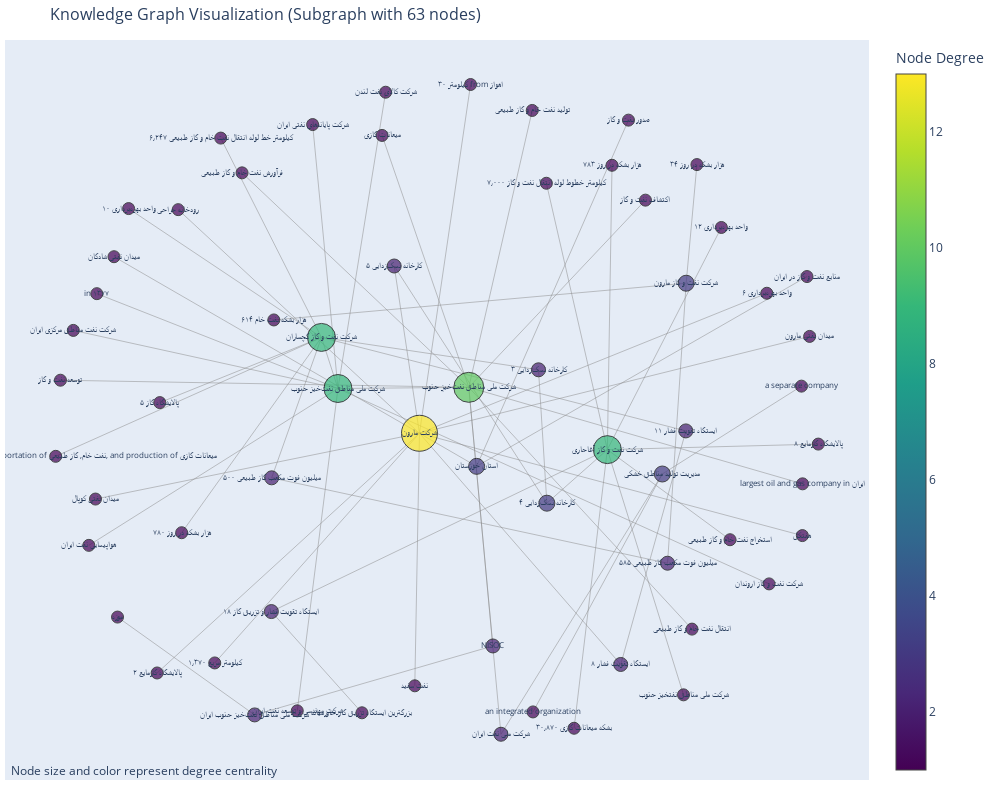

The cell this chart's notebook holds for it:
### Code cell
# visualize a smaller connected component
ccs = list(nx.connected_components(G))
ccs.sort(key=lambda x: len(x))


subgraph = G.subgraph(ccs[-2]).copy()

print(f"Visualizing the smaller connected component with {subgraph.number_of_nodes()} nodes and {subgraph.number_of_edges()} edges")

# Create layout
pos = nx.spring_layout(subgraph, k=1, iterations=50)

# Prepare edge traces
edge_x = []
edge_y = []
edge_info = []

for edge in subgraph.edges(data=True):
    x0, y0 = pos[edge[0]]
    x1, y1 = pos[edge[1]]
    edge_x.extend([x0, x1, None])
    edge_y.extend([y0, y1, None])
    
    edge_type = edge[2].get('type', 'unknown')
    if edge_type == 'synonymy':
        score = edge[2].get('score', 'N/A')
        edge_info.append(f"Synonymy (score: {score})")
    else:
        label = edge[2].get('label', 'relation')
        edge_info.append(f"Relation: {label}")

# Create edge trace
edge_trace = go.Scatter(
    x=edge_x, y=edge_y,
    line=dict(width=0.5, color='#888'),
    hoverinfo='none',
    mode='lines'
)

# Prepare node traces
node_x = []
node_y = []
node_text = []
node_color = []
node_size = []

for node in subgraph.nodes():
    x, y = pos[node]
    node_x.append(x)
    node_y.append(y)
    
    # Get node information
    label = subgraph.nodes[node]['label']
    degree = subgraph.degree(node)
    
    node_text.append(f"{label}<br>Degree: {degree}")
    # Color by degree
    node_color.append(degree)  
    # Size by degree
    node_size.append(10 + degree * 2)  

# Create node trace
node_trace = go.Scatter(x=node_x, y=node_y,
    mode='markers+text',
    hoverinfo='text',
    text=[subgraph.nodes[node]['label'] for node in subgraph.nodes()],
    textposition="middle center",
    textfont=dict(size=8),
    hovertext=node_text,
    marker=dict(
        size=node_size,
        color=node_color,
        colorscale='Viridis',
        showscale=True,
        colorbar=dict(title="Node Degree"),
        line=dict(width=1, color='black')
        )
)

fig = go.Figure(
    data=[edge_trace, node_trace],
    layout=go.Layout(
    title=f'Knowledge Graph Visualization (Subgraph with {subgraph.number_of_nodes()} nodes)',
    titlefont_size=16,
    showlegend=False,
    hovermode='closest',
    margin=dict(b=20,l=5,r=5,t=40),
    annotations=[ dict(
        text="Node size and color represent degree centrality",
        showarrow=False,
        xref="paper", yref="paper",
        x=0.005, y=-0.002,
        xanchor="left", yanchor="bottom",
        font=dict(size=12)
    )],
    xaxis=dict(showgrid=False, zeroline=False, showticklabels=False),
    yaxis=dict(showgrid=False, zeroline=False, showticklabels=False),
    width=1000,
    height=800)
)

fig.show()

### Figure 1 — Plotly figure (JSON) as saved in the notebook; plotly's stock layout.template omitted (floating-point values rounded to 4 significant figures; data arrays with more than 128 entries replaced by an {"elided": "..."} marker saying what was removed)
{"data": [{"hoverinfo": "none", "line": {"color": "#888", "width": 0.5}, "mode": "lines", "type": "scatter", "x": {"elided": "189 float values"}, "y": {"elided": "189 float values"}}, {"hoverinfo": "text", "hovertext": ["تولید نفت خام و گاز طبیعی<br>Degree: 1", "صدور نفت و گاز<br>Degree: 1", "۵ پالایشگاه گاز<br>Degree: 1", "هفتکل<br>Degree: 1", "۵ کارخانه نمکزدایی<br>Degree: 2", "۵۰۰ میلیون فوت مکعب گاز طبیعی<br>Degree: 2", "نفت سفید<br>Degree: 1", "استان خوزستان<br>Degree: 3", "۵۸۵ میلیون فوت مکعب گاز طبیعی<br>Degree: 2", "هواپیمایی نفت ایران<br>Degree: 1", "استخراج نفت خام و گاز طبیعی<br>Degree: 1", "۶ واحد بهرهبرداری<br>Degree: 1", "extraction, refining, and transportation of نفت خام, گاز طبیعی, and production of میعانات گازی<br>Degree: 1", "۶٫۲۴۷ کیلومتر خط لوله انتقال نفت خام و گاز طبیعی<br>Degree: 1", "۶۱۴ هزار بشکه نفت خام<br>Degree: 1", "اکتشاف نفت و گاز<br>Degree: 1", "مدیریت تولید مناطق خشکی<br>Degree: 3", "فرآورش نفت خام و گاز طبیعی<br>Degree: 1", "شرکت پایانههای نفتی ایران<br>Degree: 1", "میدان نفتی شادگان<br>Degree: 1", "میدان نفتی مارون<br>Degree: 1", "میدان نفتی کوپال<br>Degree: 1", "in ۱۳۷۷<br>Degree: 1", "۷٫۰۰۰ کیلومتر خطوط لوله انتقال نفت و گاز<br>Degree: 1", "۱۸ ایستگاه تقویت فشار و تزریق گاز<br>Degree: 2", "میعانات گازی<br>Degree: 1", "largest oil and gas company in ایران<br>Degree: 1", "۷۸۰ هزار بشکه در روز<br>Degree: 1", "۷۸۳ هزار بشکه در روز<br>Degree: 1", "۸ ایستگاه تقویت فشار<br>Degree: 2", "منابع نفت و گاز در ایران<br>Degree: 1", "۸ پالایشگاه گازمایع<br>Degree: 1", "۳ کارخانه نمکزدایی<br>Degree: 2", "۳۰ کیلومتر from اهواز<br>Degree: 1", "۳۰٫۸۷۰ بشکه میعانات گازی<br>Degree: 1", "انتقال نفت خام و گاز طبیعی<br>Degree: 1", "۱٫۳۷۰ کیلومتر مربع<br>Degree: 1", "۳۴ هزار بشکه در روز<br>Degree: 1", "NISOC<br>Degree: 2", "۱۰ واحد بهرهبرداری<br>Degree: 1", "رودخانه جراحی<br>Degree: 1", "۱۱ ایستگاه تقویت فشار<br>Degree: 2", "شرکت مارون<br>Degree: 13", "شرکت ملی مناطق نفتخیز جنوب<br>Degree: 1", "شرکت ملی مناطق نفتخیز جنوب<br>Degree: 9", "شرکت ملی مناطق نفتخیز جنوب ایران<br>Degree: 2", "شرکت ملی مناطق نفتخیزِ جنوب<br>Degree: 10", "شرکت ملی نفت ایران<br>Degree: 2", "شرکت مهندسی و توسعه نفت ایران<br>Degree: 1", "۱۲ واحد بهرهبرداری<br>Degree: 1", "۴ کارخانه نمکزدایی<br>Degree: 3", "شرکت نفت مناطق مرکزی ایران<br>Degree: 1", "شرکت نفت و گاز اروندان<br>Degree: 1", "توسعه نفت و گاز<br>Degree: 1", "شرکت نفت و گاز مارون<br>Degree: 3", "شرکت نفت و گاز گچساران<br>Degree: 9", "شرکت نفت و گاز آغاجاری<br>Degree: 9", "a separate company<br>Degree: 1", "شرکت کالای نفت لندن<br>Degree: 1", "۲ پالایشگاه گازمایع<br>Degree: 1", "بزرگترین ایستگاه تزریق گاز خاورمیانه<br>Degree: 1", "an integrated organization<br>Degree: 1", "موزه<br>Degree: 1"], "marker": {"color": [1, 1, 1, 1, 2, 2, 1, 3, 2, 1, 1, 1, 1, 1, 1, 1, 3, 1, 1, 1, 1, 1, 1, 1, 2, 1, 1, 1, 1, 2, 1, 1, 2, 1, 1, 1, 1, 1, 2, 1, 1, 2, 13, 1, 9, 2, 10, 2, 1, 1, 3, 1, 1, 1, 3, 9, 9, 1, 1, 1, 1, 1, 1], "colorbar": {"title": {"text": "Node Degree"}}, "colorscale": [[0, "#440154"], [0.1111, "#482878"], [0.2222, "#3e4989"], [0.3333, "#31688e"], [0.4444, "#26828e"], [0.5556, "#1f9e89"], [0.6667, "#35b779"], [0.7778, "#6ece58"], [0.8889, "#b5de2b"], [1, "#fde725"]], "line": {"color": "black", "width": 1}, "showscale": true, "size": [12, 12, 12, 12, 14, 14, 12, 16, 14, 12, 12, 12, 12, 12, 12, 12, 16, 12, 12, 12, 12, 12, 12, 12, 14, 12, 12, 12, 12, 14, 12, 12, 14, 12, 12, 12, 12, 12, 14, 12, 12, 14, 36, 12, 28, 14, 30, 14, 12, 12, 16, 12, 12, 12, 16, 28, 28, 12, 12, 12, 12, 12, 12]}, "mode": "markers+text", "text": ["تولید نفت خام و گاز طبیعی", "صدور نفت و گاز", "۵ پالایشگاه گاز", "هفتکل", "۵ کارخانه نمکزدایی", "۵۰۰ میلیون فوت مکعب گاز طبیعی", "نفت سفید", "استان خوزستان", "۵۸۵ میلیون فوت مکعب گاز طبیعی", "هواپیمایی نفت ایران", "استخراج نفت خام و گاز طبیعی", "۶ واحد بهرهبرداری", "extraction, refining, and transportation of نفت خام, گاز طبیعی, and production of میعانات گازی", "۶٫۲۴۷ کیلومتر خط لوله انتقال نفت خام و گاز طبیعی", "۶۱۴ هزار بشکه نفت خام", "اکتشاف نفت و گاز", "مدیریت تولید مناطق خشکی", "فرآورش نفت خام و گاز طبیعی", "شرکت پایانههای نفتی ایران", "میدان نفتی شادگان", "میدان نفتی مارون", "میدان نفتی کوپال", "in ۱۳۷۷", "۷٫۰۰۰ کیلومتر خطوط لوله انتقال نفت و گاز", "۱۸ ایستگاه تقویت فشار و تزریق گاز", "میعانات گازی", "largest oil and gas company in ایران", "۷۸۰ هزار بشکه در روز", "۷۸۳ هزار بشکه در روز", "۸ ایستگاه تقویت فشار", "منابع نفت و گاز در ایران", "۸ پالایشگاه گازمایع", "۳ کارخانه نمکزدایی", "۳۰ کیلومتر from اهواز", "۳۰٫۸۷۰ بشکه میعانات گازی", "انتقال نفت خام و گاز طبیعی", "۱٫۳۷۰ کیلومتر مربع", "۳۴ هزار بشکه در روز", "NISOC", "۱۰ واحد بهرهبرداری", "رودخانه جراحی", "۱۱ ایستگاه تقویت فشار", "شرکت مارون", "شرکت ملی مناطق نفتخیز جنوب", "شرکت ملی مناطق نفتخیز جنوب", "شرکت ملی مناطق نفتخیز جنوب ایران", "شرکت ملی مناطق نفتخیزِ جنوب", "شرکت ملی نفت ایران", "شرکت مهندسی و توسعه نفت ایران", "۱۲ واحد بهرهبرداری", "۴ کارخانه نمکزدایی", "شرکت نفت مناطق مرکزی ایران", "شرکت نفت و گاز اروندان", "توسعه نفت و گاز", "شرکت نفت و گاز مارون", "شرکت نفت و گاز گچساران", "شرکت نفت و گاز آغاجاری", "a separate company", "شرکت کالای نفت لندن", "۲ پالایشگاه گازمایع", "بزرگترین ایستگاه تزریق گاز خاورمیانه", "an integrated organization", "موزه"], "textfont": {"size": 8}, "textposition": "middle center", "type": "scatter", "x": [0.2119, 0.4566, -0.7353, 0.8989, -0.1392, -0.4508, -0.08675, 0.07045, 0.5559, -0.9157, 0.7149, 0.8084, -1, -0.5803, -0.4453, 0.4998, 0.5427, -0.5261, -0.3466, -0.8517, 0.9174, -0.8988, -0.8954, 0.2479, -0.4515, -0.17, 0.8993, -0.6797, 0.4148, 0.4369, 0.9106, 0.9394, 0.2278, 0.05504, 0.3183, 0.6181, -0.5955, 0.6307, 0.1119, -0.8146, -0.6885, 0.6026, -0.07489, 0.5966, -0.2822, -0.494, 0.05053, 0.1323, -0.3857, 0.6929, 0.2491, -0.9552, 0.8142, -0.9879, 0.6034, -0.3241, 0.4029, 0.8966, -0.161, -0.742, -0.2211, 0.2138, -0.8427], "y": [0.9157, 0.8867, 0.04262, -0.3548, 0.4508, -0.1822, -0.8037, -0.1479, -0.4374, -0.384, -0.3672, 0.3694, -0.1179, 0.8331, 0.2896, 0.6476, -0.1708, 0.7292, 0.8735, 0.4786, 0.2405, -0.2456, 0.3681, 0.6981, -0.5819, 0.841, -0.2001, -0.3462, 0.7518, -0.7399, 0.4193, -0.08136, 0.1406, 0.9932, -0.9306, -0.6343, -0.7354, 0.7539, -0.6846, 0.6224, 0.6192, -0.04201, -0.04906, -0.8307, 0.08474, -0.8907, 0.08821, -0.9485, -0.8785, 0.566, -0.258, 0.2584, -0.4992, 0.1095, 0.3993, 0.2374, -0.09795, 0.09182, 0.9701, -0.7654, -0.8844, -0.8818, -0.5983]}], "layout": {"annotations": [{"font": {"size": 12}, "showarrow": false, "text": "Node size and color represent degree centrality", "x": 0.005, "xanchor": "left", "xref": "paper", "y": -0.002, "yanchor": "bottom", "yref": "paper"}], "height": 800, "hovermode": "closest", "margin": {"b": 20, "l": 5, "r": 5, "t": 40}, "showlegend": false, "title": {"font": {"size": 16}, "text": "Knowledge Graph Visualization (Subgraph with 63 nodes)"}, "width": 1000, "xaxis": {"showgrid": false, "showticklabels": false, "zeroline": false}, "yaxis": {"showgrid": false, "showticklabels": false, "zeroline": false}}}
